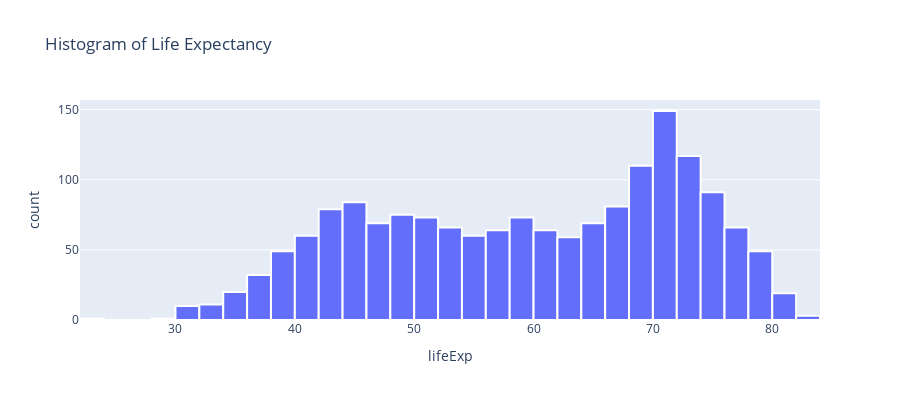

Write notebook code for a chart like this one.
### Code cell
fig = px.histogram(df, "lifeExp", height=400, title="Histogram of Life Expectancy")
fig.update_traces(marker_line_color="white", marker_line_width=2)
fig.show()
# not normally distributed, slightly left skewed

### Figure 1 — Plotly figure (JSON) as saved in the notebook; plotly's stock layout.template omitted (floating-point values rounded to 4 significant figures; data arrays with more than 128 entries replaced by an {"elided": "..."} marker saying what was removed)
{"data": [{"alignmentgroup": "True", "bingroup": "x", "hovertemplate": "lifeExp=%{x}<br>count=%{y}<extra></extra>", "legendgroup": "", "marker": {"color": "#636efa", "line": {"color": "white", "width": 2}, "pattern": {"shape": ""}}, "name": "", "offsetgroup": "", "orientation": "v", "showlegend": false, "type": "histogram", "x": {"elided": "1704 float values"}, "xaxis": "x", "yaxis": "y"}], "layout": {"barmode": "relative", "height": 400, "legend": {"tracegroupgap": 0}, "title": {"text": "Histogram of Life Expectancy"}, "xaxis": {"anchor": "y", "domain": [0, 1], "title": {"text": "lifeExp"}}, "yaxis": {"anchor": "x", "domain": [0, 1], "title": {"text": "count"}}}}
